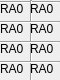
<?xml version="1.0" encoding="UTF-8"?>
<ui version="4.0">
 <class>PORT</class>
 <widget class="QWidget" name="PORT">
  <property name="geometry">
   <rect>
    <x>0</x>
    <y>0</y>
    <width>60</width>
    <height>80</height>
   </rect>
  </property>
  <property name="windowTitle">
   <string>Form</string>
  </property>
  <widget class="Line" name="line">
   <property name="geometry">
    <rect>
     <x>0</x>
     <y>0</y>
     <width>60</width>
     <height>5</height>
    </rect>
   </property>
   <property name="orientation">
    <enum>Qt::Horizontal</enum>
   </property>
  </widget>
  <widget class="Line" name="line_2">
   <property name="geometry">
    <rect>
     <x>30</x>
     <y>0</y>
     <width>3</width>
     <height>81</height>
    </rect>
   </property>
   <property name="orientation">
    <enum>Qt::Vertical</enum>
   </property>
  </widget>
  <widget class="Line" name="line_3">
   <property name="geometry">
    <rect>
     <x>0</x>
     <y>20</y>
     <width>60</width>
     <height>5</height>
    </rect>
   </property>
   <property name="orientation">
    <enum>Qt::Horizontal</enum>
   </property>
  </widget>
  <widget class="QLabel" name="label">
   <property name="geometry">
    <rect>
     <x>0</x>
     <y>0</y>
     <width>31</width>
     <height>17</height>
    </rect>
   </property>
   <property name="text">
    <string>RA0</string>
   </property>
  </widget>
  <widget class="Line" name="line_4">
   <property name="geometry">
    <rect>
     <x>0</x>
     <y>40</y>
     <width>60</width>
     <height>5</height>
    </rect>
   </property>
   <property name="orientation">
    <enum>Qt::Horizontal</enum>
   </property>
  </widget>
  <widget class="Line" name="line_5">
   <property name="geometry">
    <rect>
     <x>0</x>
     <y>60</y>
     <width>60</width>
     <height>5</height>
    </rect>
   </property>
   <property name="orientation">
    <enum>Qt::Horizontal</enum>
   </property>
  </widget>
  <widget class="Line" name="line_6">
   <property name="geometry">
    <rect>
     <x>0</x>
     <y>80</y>
     <width>60</width>
     <height>5</height>
    </rect>
   </property>
   <property name="orientation">
    <enum>Qt::Horizontal</enum>
   </property>
  </widget>
  <widget class="QLabel" name="label_2">
   <property name="geometry">
    <rect>
     <x>0</x>
     <y>20</y>
     <width>31</width>
     <height>17</height>
    </rect>
   </property>
   <property name="text">
    <string>RA0</string>
   </property>
  </widget>
  <widget class="QLabel" name="label_3">
   <property name="geometry">
    <rect>
     <x>0</x>
     <y>40</y>
     <width>31</width>
     <height>17</height>
    </rect>
   </property>
   <property name="text">
    <string>RA0</string>
   </property>
  </widget>
  <widget class="QLabel" name="label_4">
   <property name="geometry">
    <rect>
     <x>0</x>
     <y>60</y>
     <width>31</width>
     <height>17</height>
    </rect>
   </property>
   <property name="text">
    <string>RA0</string>
   </property>
  </widget>
  <widget class="QLabel" name="label_5">
   <property name="geometry">
    <rect>
     <x>30</x>
     <y>0</y>
     <width>31</width>
     <height>17</height>
    </rect>
   </property>
   <property name="text">
    <string>RA0</string>
   </property>
  </widget>
  <widget class="QLabel" name="label_6">
   <property name="geometry">
    <rect>
     <x>30</x>
     <y>20</y>
     <width>31</width>
     <height>17</height>
    </rect>
   </property>
   <property name="text">
    <string>RA0</string>
   </property>
  </widget>
  <widget class="QLabel" name="label_7">
   <property name="geometry">
    <rect>
     <x>30</x>
     <y>40</y>
     <width>31</width>
     <height>17</height>
    </rect>
   </property>
   <property name="text">
    <string>RA0</string>
   </property>
  </widget>
  <widget class="QLabel" name="label_8">
   <property name="geometry">
    <rect>
     <x>30</x>
     <y>60</y>
     <width>31</width>
     <height>17</height>
    </rect>
   </property>
   <property name="text">
    <string>RA0</string>
   </property>
  </widget>
 </widget>
 <resources/>
 <connections/>
</ui>
